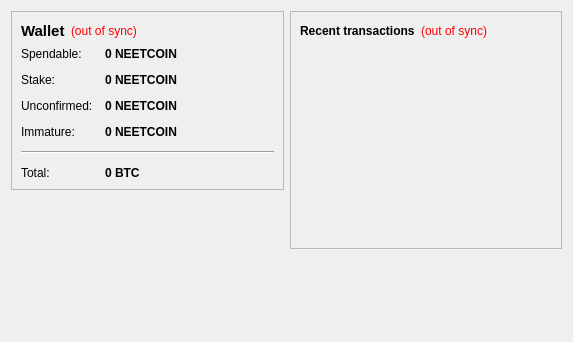
<?xml version="1.0" encoding="UTF-8"?>
<ui version="4.0">
 <class>OverviewPage</class>
 <widget class="QWidget" name="OverviewPage">
  <property name="geometry">
   <rect>
    <x>0</x>
    <y>0</y>
    <width>573</width>
    <height>342</height>
   </rect>
  </property>
  <property name="windowTitle">
   <string>Form</string>
  </property>
  <layout class="QHBoxLayout" name="horizontalLayout" stretch="1,1">
   <item>
    <layout class="QVBoxLayout" name="verticalLayout_2">
     <item>
      <widget class="QFrame" name="frame">
       <property name="frameShape">
        <enum>QFrame::StyledPanel</enum>
       </property>
       <property name="frameShadow">
        <enum>QFrame::Raised</enum>
       </property>
       <layout class="QVBoxLayout" name="verticalLayout_4">
        <item>
         <layout class="QHBoxLayout" name="horizontalLayout_4">
          <item>
           <widget class="QLabel" name="label_5">
            <property name="font">
             <font>
              <pointsize>11</pointsize>
              <weight>75</weight>
              <bold>true</bold>
             </font>
            </property>
            <property name="text">
             <string>Wallet</string>
            </property>
           </widget>
          </item>
          <item>
           <widget class="QLabel" name="labelWalletStatus">
            <property name="toolTip">
             <string>The displayed information may be out of date. Your wallet automatically synchronizes with the NEETCOIN network after a connection is established, but this process has not completed yet.</string>
            </property>
            <property name="styleSheet">
             <string notr="true">QLabel { color: red; }</string>
            </property>
            <property name="text">
             <string notr="true">(out of sync)</string>
            </property>
            <property name="alignment">
             <set>Qt::AlignLeading|Qt::AlignLeft|Qt::AlignVCenter</set>
            </property>
           </widget>
          </item>
          <item>
           <spacer name="horizontalSpacer_2">
            <property name="orientation">
             <enum>Qt::Horizontal</enum>
            </property>
            <property name="sizeHint" stdset="0">
             <size>
              <width>40</width>
              <height>20</height>
             </size>
            </property>
           </spacer>
          </item>
         </layout>
        </item>
        <item>
         <layout class="QFormLayout" name="formLayout_2">
          <property name="fieldGrowthPolicy">
           <enum>QFormLayout::AllNonFixedFieldsGrow</enum>
          </property>
          <property name="horizontalSpacing">
           <number>12</number>
          </property>
          <property name="verticalSpacing">
           <number>12</number>
          </property>
          <item row="0" column="0">
           <widget class="QLabel" name="label">
            <property name="text">
             <string>Spendable:</string>
            </property>
           </widget>
          </item>
          <item row="0" column="1">
           <widget class="QLabel" name="labelBalance">
            <property name="font">
             <font>
              <weight>75</weight>
              <bold>true</bold>
             </font>
            </property>
            <property name="cursor">
             <cursorShape>IBeamCursor</cursorShape>
            </property>
            <property name="toolTip">
             <string>Your current spendable balance</string>
            </property>
            <property name="text">
             <string notr="true">0 NEETCOIN</string>
            </property>
            <property name="textInteractionFlags">
             <set>Qt::LinksAccessibleByMouse|Qt::TextSelectableByKeyboard|Qt::TextSelectableByMouse</set>
            </property>
           </widget>
          </item>
          <item row="1" column="0">
           <widget class="QLabel" name="label_6">
            <property name="text">
             <string>Stake:</string>
            </property>
           </widget>
          </item>
          <item row="1" column="1">
           <widget class="QLabel" name="labelStake">
            <property name="font">
             <font>
              <weight>75</weight>
              <bold>true</bold>
             </font>
            </property>
            <property name="cursor">
             <cursorShape>IBeamCursor</cursorShape>
            </property>
            <property name="toolTip">
             <string>Total of coins that was staked, and do not yet count toward the current balance</string>
            </property>
            <property name="text">
             <string notr="true">0 NEETCOIN</string>
            </property>
            <property name="textInteractionFlags">
             <set>Qt::LinksAccessibleByMouse|Qt::TextSelectableByKeyboard|Qt::TextSelectableByMouse</set>
            </property>
           </widget>
          </item>
          <item row="2" column="0">
           <widget class="QLabel" name="label_3">
            <property name="text">
             <string>Unconfirmed:</string>
            </property>
           </widget>
          </item>
          <item row="2" column="1">
           <widget class="QLabel" name="labelUnconfirmed">
            <property name="font">
             <font>
              <weight>75</weight>
              <bold>true</bold>
             </font>
            </property>
            <property name="cursor">
             <cursorShape>IBeamCursor</cursorShape>
            </property>
            <property name="toolTip">
             <string>Total of transactions that have yet to be confirmed, and do not yet count toward the current balance</string>
            </property>
            <property name="text">
             <string notr="true">0 NEETCOIN</string>
            </property>
            <property name="textInteractionFlags">
             <set>Qt::LinksAccessibleByMouse|Qt::TextSelectableByKeyboard|Qt::TextSelectableByMouse</set>
            </property>
           </widget>
          </item>
          <item row="3" column="0">
           <widget class="QLabel" name="labelImmatureText">
            <property name="text">
             <string>Immature:</string>
            </property>
           </widget>
          </item>
          <item row="3" column="1">
           <widget class="QLabel" name="labelImmature">
            <property name="font">
             <font>
              <weight>75</weight>
              <bold>true</bold>
             </font>
            </property>
            <property name="toolTip">
             <string>Mined balance that has not yet matured</string>
            </property>
            <property name="text">
             <string notr="true">0 NEETCOIN</string>
            </property>
            <property name="textInteractionFlags">
             <set>Qt::LinksAccessibleByMouse|Qt::TextSelectableByKeyboard|Qt::TextSelectableByMouse</set>
            </property>
           </widget>
          </item>
          <item row="4" column="0" colspan="2">
           <widget class="Line" name="line">
            <property name="orientation">
             <enum>Qt::Horizontal</enum>
            </property>
           </widget>
          </item>
          <item row="5" column="0">
           <widget class="QLabel" name="labelTotalText">
            <property name="text">
             <string>Total:</string>
            </property>
           </widget>
          </item>
          <item row="5" column="1">
           <widget class="QLabel" name="labelTotal">
            <property name="font">
             <font>
              <weight>75</weight>
              <bold>true</bold>
             </font>
            </property>
            <property name="cursor">
             <cursorShape>IBeamCursor</cursorShape>
            </property>
            <property name="toolTip">
             <string>Your current total balance</string>
            </property>
            <property name="text">
             <string notr="true">0 BTC</string>
            </property>
            <property name="textInteractionFlags">
             <set>Qt::LinksAccessibleByMouse|Qt::TextSelectableByKeyboard|Qt::TextSelectableByMouse</set>
            </property>
           </widget>
          </item>
         </layout>
        </item>
       </layout>
      </widget>
     </item>
     <item>
      <widget class="QImageLabel" name="labelSepia">
       <property name="sizePolicy">
        <sizepolicy hsizetype="Expanding" vsizetype="Expanding">
         <horstretch>0</horstretch>
         <verstretch>0</verstretch>
        </sizepolicy>
       </property>
       <property name="minimumSize">
        <size>
         <width>20</width>
         <height>40</height>
        </size>
       </property>
       <property name="pixmap">
        <pixmap resource="../bitcoin.qrc">:/images/bg</pixmap>
       </property>
      </widget>
     </item>
    </layout>
   </item>
   <item>
    <layout class="QVBoxLayout" name="verticalLayout_3">
     <item>
      <widget class="QFrame" name="frame_2">
       <property name="frameShape">
        <enum>QFrame::StyledPanel</enum>
       </property>
       <property name="frameShadow">
        <enum>QFrame::Raised</enum>
       </property>
       <layout class="QVBoxLayout" name="verticalLayout">
        <item>
         <layout class="QHBoxLayout" name="horizontalLayout_2">
          <item>
           <widget class="QLabel" name="label_4">
            <property name="text">
             <string>&lt;b&gt;Recent transactions&lt;/b&gt;</string>
            </property>
           </widget>
          </item>
          <item>
           <widget class="QLabel" name="labelTransactionsStatus">
            <property name="toolTip">
             <string>The displayed information may be out of date. Your wallet automatically synchronizes with the NEETCOIN network after a connection is established, but this process has not completed yet.</string>
            </property>
            <property name="styleSheet">
             <string notr="true">QLabel { color: red; }</string>
            </property>
            <property name="text">
             <string notr="true">(out of sync)</string>
            </property>
            <property name="alignment">
             <set>Qt::AlignRight|Qt::AlignTrailing|Qt::AlignVCenter</set>
            </property>
           </widget>
          </item>
          <item>
           <spacer name="horizontalSpacer">
            <property name="orientation">
             <enum>Qt::Horizontal</enum>
            </property>
            <property name="sizeHint" stdset="0">
             <size>
              <width>40</width>
              <height>20</height>
             </size>
            </property>
           </spacer>
          </item>
         </layout>
        </item>
        <item>
         <widget class="QListView" name="listTransactions">
          <property name="styleSheet">
           <string notr="true">QListView { background: transparent; }</string>
          </property>
          <property name="frameShape">
           <enum>QFrame::NoFrame</enum>
          </property>
          <property name="verticalScrollBarPolicy">
           <enum>Qt::ScrollBarAlwaysOff</enum>
          </property>
          <property name="horizontalScrollBarPolicy">
           <enum>Qt::ScrollBarAlwaysOff</enum>
          </property>
          <property name="selectionMode">
           <enum>QAbstractItemView::NoSelection</enum>
          </property>
         </widget>
        </item>
       </layout>
      </widget>
     </item>
     <item>
      <spacer name="verticalSpacer_2">
       <property name="orientation">
        <enum>Qt::Vertical</enum>
       </property>
       <property name="sizeHint" stdset="0">
        <size>
         <width>20</width>
         <height>40</height>
        </size>
       </property>
      </spacer>
     </item>
    </layout>
   </item>
  </layout>
 </widget>
 <customwidgets>
  <customwidget>
   <class>QImageLabel</class>
   <extends>QLabel</extends>
   <header>qimagelabel.h</header>
  </customwidget>
 </customwidgets>
 <resources>
  <include location="../bitcoin.qrc"/>
 </resources>
 <connections/>
</ui>
